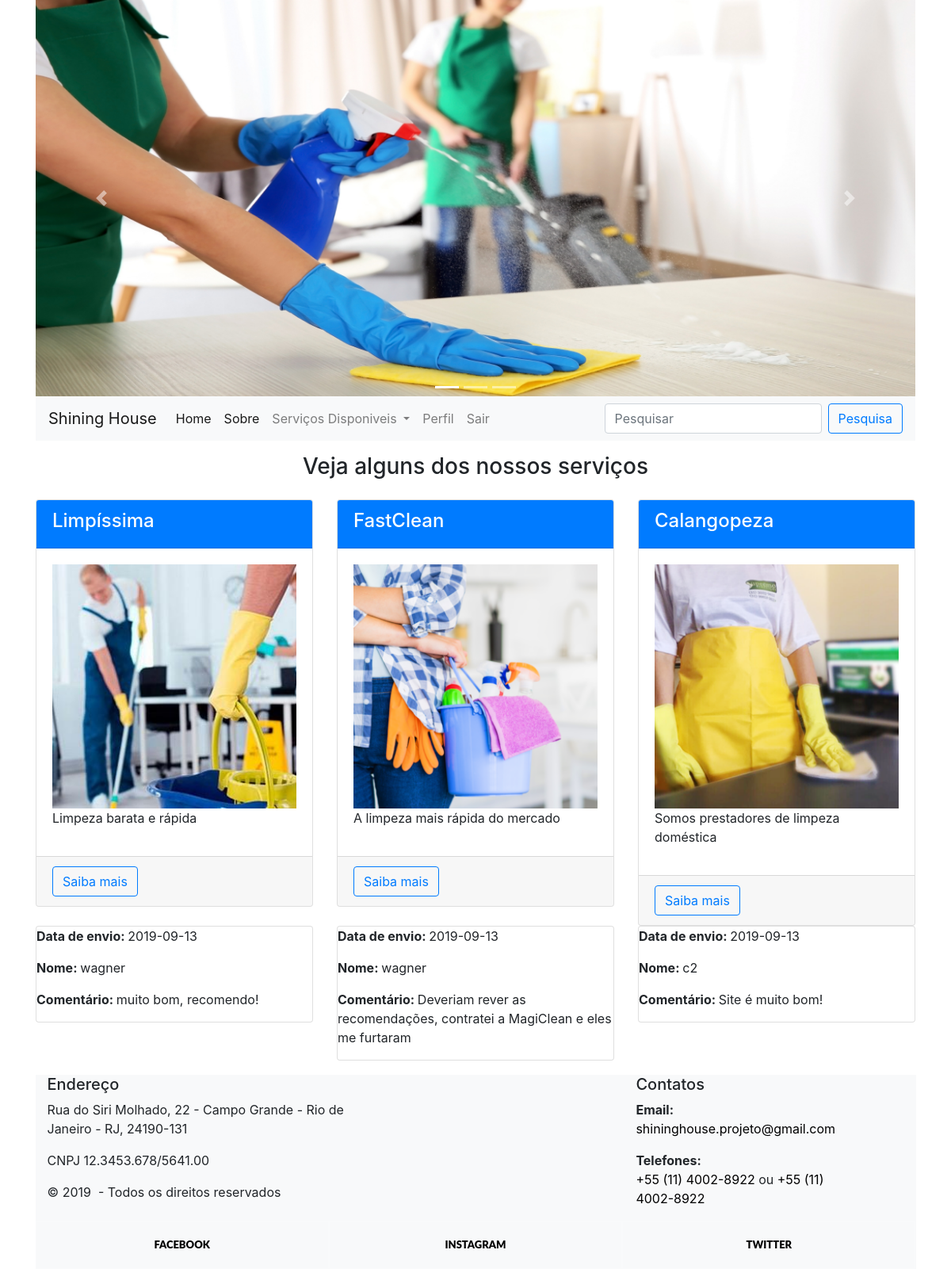
Page / (signed in) on the committed database.
### tables this page shows
CREATE TABLE `produto` (
  `idproduto` int(11) NOT NULL,
  `titulo` varchar(50) NOT NULL,
  `descricao` longtext NOT NULL,
  `telefone` text NOT NULL,
  `imagem` varchar(50) NOT NULL,
  `categoria` varchar(30) NOT NULL,
  `estado` varchar(2) NOT NULL
);

CREATE TABLE `comments` (
  `id` int(11) NOT NULL,
  `nome` varchar(300) NOT NULL,
  `email` varchar(300) NOT NULL,
  `data` date NOT NULL,
  `comentario` varchar(300) NOT NULL
);

### index.php (the view, shortened to what this page needs)
<?php
  include "anterior.php";
?>
<h3 class="text-center mt-3">Veja alguns dos nossos serviços</h3>
<div class="row">
  <?php
    include "banco.php";
    $query = "select * from produto order by rand() limit 3";
    $exec = mysqli_query($con, $query);
    while($p = mysqli_fetch_array($exec)){
      $titulo = $p['titulo'];
      $iproduto = $p['idproduto'];
      $imagem = $p['imagem'];
      $descricao = $p['descricao'];
      $descricao = substr($descricao,0,50);
      echo "
       <div class='col-xs-12 col-md-6 col-lg-4 mt-3'>
           <div class='card'>
               <div class='card-header bg-primary text-white'>
               <h4>$titulo</h4>
           </div>
           <div class='card-body'>
               <img src='produtos/$imagem' style='width:100%' />
               <p>$descricao</p>
           </div>
           <div class='card-footer'>
               <a href='produto.php?id=$iproduto' class='btn btn-outline-primary'>
               Saiba mais
               </a>
            </div>
          </div>
       </div>
      ";
    }
    $query = "select * from comments order by rand() limit 3";
    $exec = mysqli_query($con, $query);
    while($p = mysqli_fetch_array($exec)){
      $nome = $p['nome'];
      $data = $p['data'];
      $comentario = $p['comentario'];
      echo "
        <div class='col-xs-12 col-md-6 col-lg-4 mt-3-offset-1 '>
            <div class='card'>
                  <p><strong> Data de envio: </strong> $data</p>
                  <p><strong> Nome: </strong> $nome</p>
                  <p><strong> Comentário: </strong>$comentario</p>
            </div>
        </div>
      ";
    }
  ?>
<?php
  include "posterior.php";
?>

### rodape.php (style rules this page uses)
.context-dark, .bg-gray-dark, .bg-primary { color: rgba(255, 255, 255, 0.8); }

### rows in the picture
produto: titulo "Limpíssima", imagem (picture), descricao "Limpeza barata e rápida"
produto: titulo "FastClean", imagem (picture), descricao "A limpeza mais rápida do mercado"
produto: titulo "Calangopeza", imagem (picture), descricao "Somos prestadores de limpeza doméstica"
comments: data "2019-09-13", nome "wagner", comentario "muito bom, recomendo!"
comments: data "2019-09-13", nome "wagner", comentario "Deveriam rever as recomendações, contratei a MagiClean e eles me furtaram"
comments: data "2019-09-13", nome "c2", comentario "Site é muito bom!"
